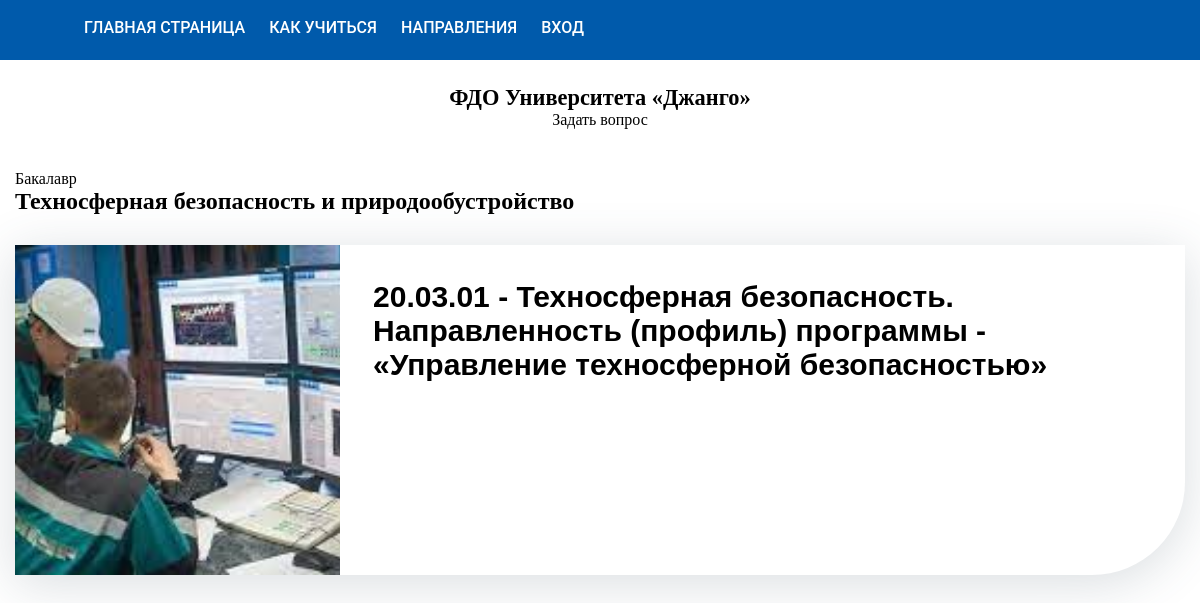
/Bach/tehnosfernaja-bezopasnost-i-prirodoobustrojstvo, run on the app's committed database.
### MainApp/models.py (models this page shows, shortened)
class Stream(models.Model):
    title = models.CharField(max_length=100)
    url = models.CharField(max_length=100)
    code = models.CharField(max_length=2)
    preview = models.ImageField(upload_to='upload',blank=True)
    class Meta:
        verbose_name = 'Направление'
        verbose_name_plural = 'Направления'

class Programm(models.Model):
    special = models.ForeignKey(Speciality,on_delete=models.CASCADE,related_name='progs')
    title = models.CharField(max_length=100)
    url = models.CharField(max_length=100)
    preview = models.ImageField(upload_to='upload',blank=True)
    description = models.TextField(blank=True,null=True)
    class Meta:
        verbose_name = 'Профиль'
        verbose_name_plural = 'Профили'

class Speciality(models.Model):
    BC = 'Bach'
    MG = 'Mag'
    stream = models.ForeignKey(Stream,on_delete=models.CASCADE,related_name='specials')
    title = models.CharField(max_length=100)
    url = models.CharField(max_length=100)
    degree = models.CharField(max_length=10,choices=([(BC,'Бакалавриат'),(MG,'Магистратура')]))
    code = models.CharField(max_length=2)
    class Meta:
        verbose_name = 'Специальность'
        verbose_name_plural = 'Специальности'

### MainApp/views.py (the view)
# urls.py: path('<str:type_>/<str:direct>',views.StreamView,name='one_direct'),
def StreamView(request,type_,direct):
    direct = Stream.objects.get(url=direct)
    return render(request,'DirectPage.html',{'type':type_,'direct':direct,'all_specs':Speciality.objects.filter(degree=type_.capitalize())
                                             ,'specs':direct.specials.filter(degree=type_.capitalize())
                                              ,'range':range(1,10)})

### MainApp/templates/DirectPage.html (shortened to what this page needs)
{% extends 'Base.html' %}
{% regroup all_specialities by stream as data %}
{% block body %}
<div class="dir-head">
    <div class="wrap">
        <div class="dir-head-inner">
            <div class="dir-info">
                <span class="dir__qualify">Бакалавр</span>
            </div>
            <h1 class="dir__title">{{direct.title}}</h1>
        </div>
    </div>
</div>
<div class="dirs-list">
{% for spec in specs %}
{% for p in spec.progs.all %}
	    <div class="dirs-item">
        <a href="{% url 'programm' type spec.url p.url %}" class="dirs__link">
            <span class="dirs-left">
			{% if p.preview %}
                <span class="dirs__photo" style="background: url('{{p.preview.url}}')"></span>
			{% else %}
			<span class="dirs__photo" style="background: url('')"></span>
			{% endif %}
            </span>
            <span class="dirs-right">
                <span class="dirs__name">
				{% if spec.stream.pk in range %}0{% endif %}{{spec.stream.pk}}.03.{{p.special.code}} - {{spec.title}}. Направленность (профиль) программы - «{{p.title}}»</span>
                                                            </span>
        </a>
    </div>
{% endfor %}
{% endfor %}
    </div>
{% endblock %}

### MainApp/templates/Base.html (style rules this page uses)
* { margin:0; }
a { text-decoration:none; }
.dirs-left { width: 325px; display: block; min-height: 330px; box-sizing: border-box; position: relative; }
.dirs__photo { display: block; position: absolute; top: 0; left: 0; right: 0; bottom: 0; background-size: cover!important; background-position: 50% 50%!important; }
.dirs-right { width: calc(100% - 325px); padding: 35px 33px 92px 33px; display: block; min-height: 330px; box-sizing: border-box; }
.dirs__link { display: flex; -webkit-box-align: stretch; align-items: stretch; }
.dirs__name { font: normal 700 30px/34px 'Officina Serif',sans-serif; margin: 0 0 14px; display: block; color: #000; transition: color .15s ease; }
.dirs-item { margin: 30px 0 0; border-radius: 0 0 93px 0; box-shadow: 0 8px 51px rgba(64,84,102,.2); }

### data on the page
Stream: title "Техносферная безопасность и природообустройство"
Speciality: stream.pk "20", title "Техносферная безопасность"
Programm: preview (picture), special.code "01", title "Управление техносферной безопасностью"
